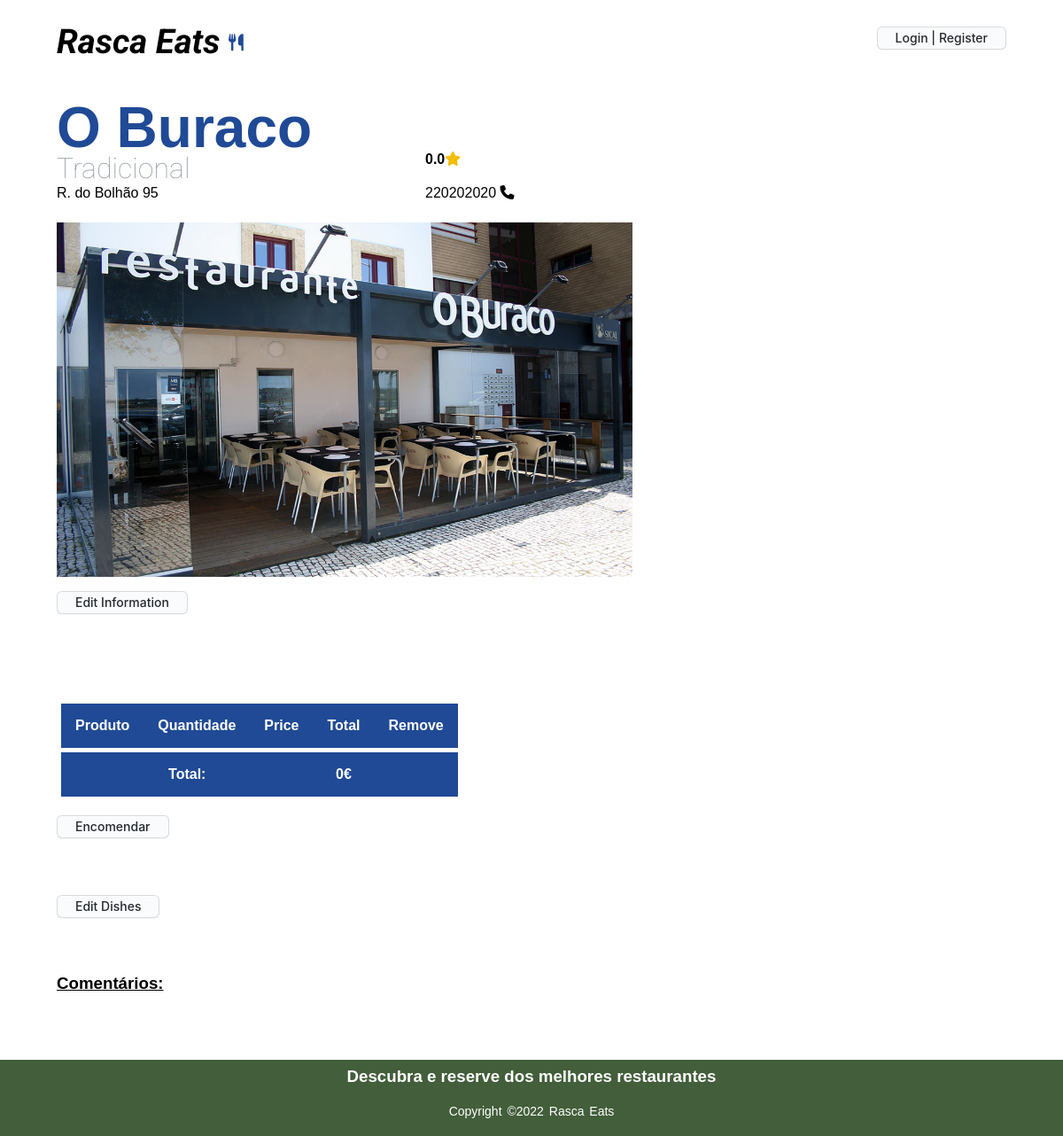
The page /pages/owner_restaurant.php?id=5 on the database its author committed.
### tables this page shows
CREATE TABLE Restaurant(
    restaurantId integer PRIMARY KEY,
    restaurantName varchar NOT NULL,
    adress varchar NOT NULL,
    category varchar NOT NULL,
    phoneNumber integer NOT NULL,
    rating real NOT NULL ON CONFLICT REPLACE DEFAULT 0.0,
    ownerId integer NOT NULL,
    photo varchar NOT NULL,
    CONSTRAINT fk_clientId FOREIGN KEY (ownerId)
        REFERENCES Client(clientId)
        ON DELETE CASCADE
        ON UPDATE CASCADE
);

### sql/restaurant.class.php (called while the page is built, shortened)
<?php
    class Restaurant {
        public function __construct(int $id, string $name, string $address, string $category, int $phoneNumber, $rating, int $ownerId, string $photo)
        {
            $this->restaurantId = $id;
            $this->address = $address;
        }
        static function getRestaurant(PDO $db) : Restaurant {
            $stmt = $db->prepare('SELECT * FROM Restaurant WHERE restaurantId = ?');
            $stmt->execute(array($_GET['id']));
            $restaurant = $stmt->fetch();
            return new Restaurant(
                $restaurant['restaurantId'],
                $restaurant['restaurantName'],
                $restaurant['adress'],
                $restaurant['category'],
                $restaurant['phoneNumber'],
                $restaurant['rating'],
                $restaurant['ownerId'],
                $restaurant['photo'],
            );
        }
        static function getRestaurantImage($db, $restaurantId){
            $stmt = $db->prepare('SELECT photo FROM Restaurant WHERE RestaurantId = ?');
            $stmt->execute(array($restaurantId));
            return $stmt->fetch();
        }
    }
?>

### pages/owner_restaurant.php (the view, shortened to what this page needs)
<?php
require_once(__DIR__. '/../sql/connection.php');
require_once(__DIR__. '/../sql/restaurant.class.php');
require_once(__DIR__. '/../templates/restaurant.php');
require_once(__DIR__. '/../templates/common.php');
require_once(__DIR__. '/../templates/cart.php');
    $db = getDatabaseConnection();
    $db->setAttribute(PDO::ATTR_DEFAULT_FETCH_MODE, PDO::FETCH_ASSOC);
    $restaurant = Restaurant::getRestaurant($db);
    $restaurantImages = Restaurant::getRestaurantImage($db, $restaurant->restaurantId);
    $restaurantImage = $restaurantImages['photo'];
?>
<!DOCTYPE html>
<html lang="en">
<head>
    <link rel="stylesheet" href="../css/style.css">
    <link rel="stylesheet" href="../css/restaurant.css">
    <link rel="stylesheet" href="../css/comments.css">
    <link rel="stylesheet" href="../css/dishes.css">
    <link rel="stylesheet" href="../css/cart.css">
</head>
<body>
<?php
    output_restaurant_owner($restaurant, $db, Restaurant::getRating($db,$_GET['id']), $restaurantImage);
?>
    <form action="../pages/edit_restaurant.php?id=<?php echo $restaurant->restaurantId;?>" method="post" class="editRestaurantDish">
            <button class="button-4" name= "editDish" id = "editDish" role="button">Edit Dishes</button>
    </form>
    <section id = "reviews">
    <h3>Comentários:</h3>
    </section>
    </body>
</html>

### templates/restaurant.php (shortened to what this page needs)
<?php function output_restaurant_owner($restaurant, $db, $rating, $restaurantImage){ ?>
    <section id= "restaurant">
        <p>
            <?php
            $category = 'category';
            echo $restaurant->$category ?>
        </p>
        <p>
            <?php
            $name = 'restaurantName';
            echo $restaurant->$name ?>
        </p>
        <p>
            <?php echo $rating?><i class="fa-solid fa-star"></i>
        </p>
        <p>
            <?php
            $phoneNumber = 'phoneNumber';
            echo $restaurant->$phoneNumber ?>
            <i class="fa-solid fa-phone"></i>
        </p>
        <p>
            <?php
            echo $restaurant->address; ?>
        </p>
        <img class = "slide" src= <?php echo $restaurantImage; ?> alt="Restaurant photo">
        <form action="../pages/edit_restaurant.php?id=<?php echo $restaurant->restaurantId;?>" method="post" class="editRestaurant">
                <button class="button-4" name= "editInfo" id = "editInfo" role="button">Edit Information</button>
        </form>
    </section>
<?php } ?>

### css/style.css (style rules this page uses)
* { margin: 0; padding: 0; font-family:sans-serif; }
.button-4 { appearance: none; background-color: #FAFBFC; border: 1px solid rgba(27, 31, 35, 0.15); border-radius: 6px; box-shadow: rgba(27, 31, 35, 0.04) 0 1px 0, rgba(255, 255, 255, 0.25) 0 1px 0 inset; box-sizing: border-box; color: #24292E; cursor: pointer; display: inline-block; font-family: -apple-system, system-ui, "Segoe UI", Helvetica, Arial, sans-serif, "Apple Color Emoji", "Segoe UI Emoji"; font-size: 14px; font-weight: 500; line-height: 20px; list-style: none; padding: 2px 20px; position: relative; transition: background-color 0.2s cubic-bezier(0.3, 0, 0.5, 1); user-select: none; -webkit-user-select: none; touch-action: manipulation; vertical-align: middle; white-space: nowrap; word-wrap: break-word; }
.button-4:before { display: none; }

### css/restaurant.css (style rules this page uses)
#restaurant { display: grid; grid-column: 1/2; grid-row:2/2; grid-template-columns: 26em auto 0.4fr; grid-template-rows: 4em auto auto 1fr; padding: 1em; padding-left: 4em; }
#restaurant p:nth-child(1) { grid-column-start: 1; grid-row-start: 2; font-weight: 100; display: block; justify-self: start; font-family: 'Roboto', sans-serif; color: #959DA5; font-size: 2em; }
#restaurant p:nth-child(2) { grid-column-start: 1; grid-row-start: 1; font-weight: bold; font-size: 4em; color: rgb(32, 74, 150); display: block; justify-self: start; }
#restaurant p:nth-child(3) { grid-column-start: 2; grid-row-start: 2; font-weight: bold; }
#restaurant p:nth-child(3) i { color: rgb(243, 190, 0); }
#restaurant p:nth-child(4) { grid-column-start: 2; grid-row-start: 3; display: block; }
#restaurant p:nth-child(5) { grid-column-start: 1; grid-row-start: 3; display: block; justify-self: start; }
#restaurant > img { padding-top: 1.5em; grid-column:1; grid-row: 4; width: 650px; height: 400px; }
#restaurant .editRestaurant { padding-top: 1em; grid-column:1; grid-row: 5; }
#reviews { grid-column: 1/2; grid-row:4/4; padding: 1em; }
.button-4 { appearance: none; background-color: #FAFBFC; border: 1px solid rgba(27, 31, 35, 0.15); border-radius: 6px; box-shadow: rgba(27, 31, 35, 0.04) 0 1px 0, rgba(255, 255, 255, 0.25) 0 1px 0 inset; box-sizing: border-box; color: #24292E; cursor: pointer; display: inline-block; font-family: -apple-system, system-ui, "Segoe UI", Helvetica, Arial, sans-serif, "Apple Color Emoji", "Segoe UI Emoji"; font-size: 14px; font-weight: 500; line-height: 20px; list-style: none; padding: 2px 20px; position: relative; transition: background-color 0.2s cubic-bezier(0.3, 0, 0.5, 1); user-select: none; -webkit-user-select: none; touch-action: manipulation; vertical-align: middle; white-space: nowrap; word-wrap: break-word; }
.button-4:before { display: none; }
.editRestaurantDish { grid-row-start: 4; grid-column-start: 1; padding-left: 4em; }

### css/comments.css (style rules this page uses)
#reviews { padding-left: 4em; min-height: 16vh; }
#reviews h3 { margin-top: 2.5em; text-decoration: underline; padding-bottom: 1em; }

### rows shown on the page
restaurant: adress "R. do Bolhão 95", photo (picture)

### other values the page prints
$restaurant->$category "Tradicional"
$restaurant->$name "O Buraco"
$rating "0.0"
$restaurant->$phoneNumber "220202020"
$total "0"
